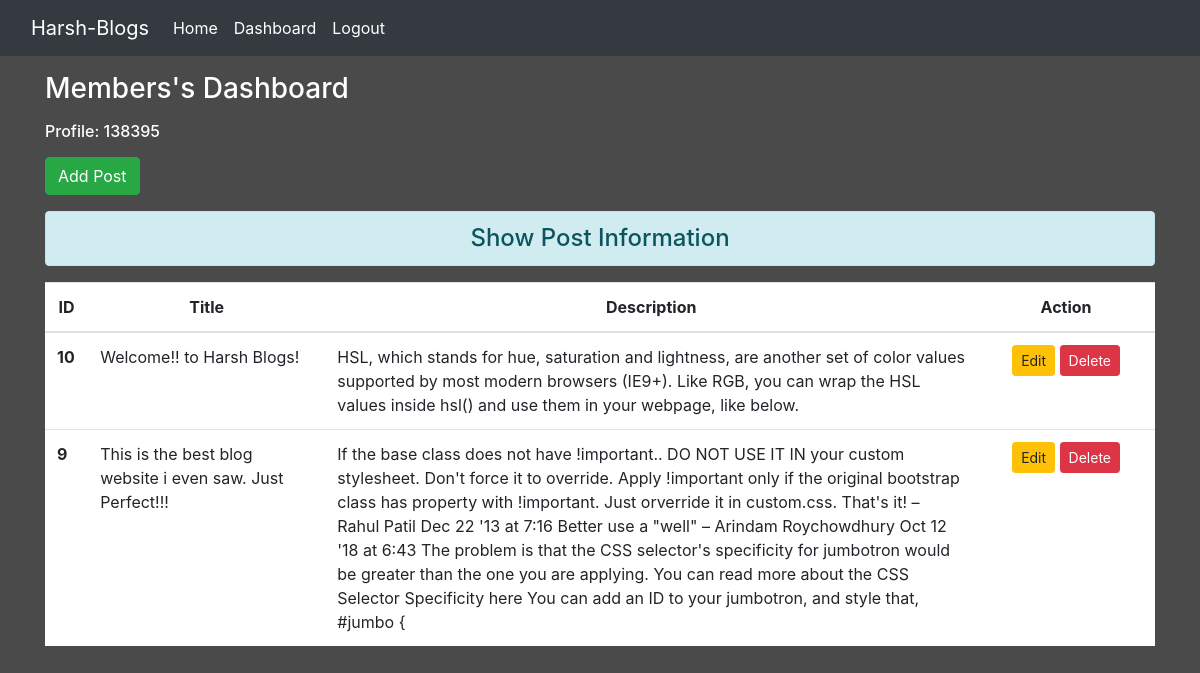
The page /dashboard/ (signed in) on the database its author committed.
### blogapp/models.py (models this page shows, shortened)
class Post(models.Model):
    title = models.CharField(max_length=100)
    desc = models.TextField()
    post_date = models.DateField(auto_now_add=True)
    class Meta:
        ordering = ['-id']

### blogapp/views.py (the view)
# urls.py: path('dashboard/', views.dashboard, name='dashboard'),
def dashboard(request):
    if request.user.is_authenticated:
        posts = Post.objects.all()
        user = request.user
        full_name = user.get_full_name()
        gps = Group.objects.all()
        return render(request, 'blogapp/dashboard.html', {'posts': posts, 'full_name': full_name, 'gps': gps})
    else:
        return redirect('/')

### blogapp/templates/blogapp/dashboard.html (shortened to what this page needs)
{% extends 'blogapp/base.html' %}
{% load static %}
{% block content %}
<div class="col-sm-12">
    <h3 class="text-white my-3">Members's Dashboard</h3>
    <h6 class="text-white my-3">Profile: {{request.user}}</h6>
    <a href="{% url 'addpost' %}" class="btn btn-success">Add Post</a>
    <h4 class="text-center alert alert-info mt-3">Show Post Information</h4>
    {% if posts %}
    <table class="table table-hover bg-white">
        <thead>
            <tr class="text-center">
                <th scope="col" style="width:2%">ID</th>
                <th scope="col" style="width:20%">Title</th>
                <th scope="col" style="width:55%">Description</th>
                <th scope="col" style="width:15%">Action</th>
            </tr>
        </thead>
        <tbody>
            {% for posts in posts %}
                <tr>
                    <th scope="row">{{posts.id}}</th>
                    <td>{{posts.title}}</td>
                    <td>{{posts.desc}}</td>
                    <td class="text-center">
                        <a href="{% url 'updatepost' posts.id %}" class="btn btn-warning btn-sm">Edit</a>
                        {% if perms.blogapp.delete_post %}
                        <form action="{% url 'deletepost' posts.id %}" method="post" class="d-inline">
                            <input type="submit" class="btn btn-danger btn-sm" value="Delete">
                        </form>
                        {% endif %}
                    </td>
                </tr>
            {% endfor %}
        </tbody>
    </table>
    {% else %}
        <h4 class="text-center alert alert-warning">No Records</h4>
    {% endif %}
</div>
{% endblock content %}

### blogapp/static/blogapp/css/style.css (style rules this page uses)
body { background-color : rgb(75, 74, 74); color : antiquewhite; }

### rows shown on the page
Post: id "10", title "Welcome!! to Harsh Blogs!", desc "HSL, which stands for hue, saturation and lightness, are another set of color values supported by most modern browsers (IE9+). Like RGB, you can wrap the HSL values inside hsl() and use them in your webpage, like below."
Post: id "9", title "This is the best blog website i even saw. Just Perfect!!!", desc "If the base class does not have !important.. DO NOT USE IT IN your custom stylesheet. Don't force it to override. Apply !important only if the original bootstrap class has property with !important. Just orverride it in custom.css. That's it! – Rahul Patil Dec 22 '13 at 7:16 Better use a \"well\" – Arindam Roychowdhury Oct 12 '18 at 6:43 The problem is that the CSS selector's specificity for jumbotron would be greater than the one you are applying. You can read more about the CSS Selector Specificity here You can add an ID to your jumbotron, and style that, #jumbo {"

### other values the page prints
{{ request.user }} "138395"
